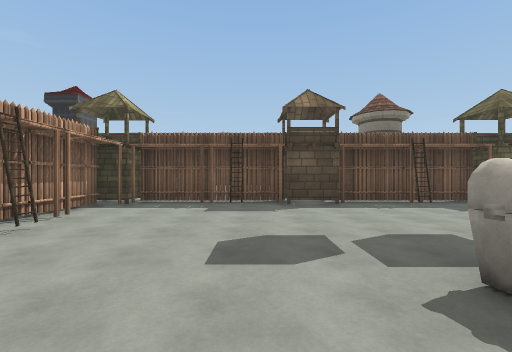
view 1 (above)

20 first-person views from a walk through a scene from a Unity 3-D project. The camera is 1.5 m above the floor, looks level and sees 90° across. Doors are open. The floor is counted in squares, 2 m on a side. Each view is taken from the middle of a square. On the plan, view 1 faces up. The plan holds only what a view shows up to about 9 squares ahead; the rest is blank. The place goes on beyond the plan. The player is left out. Some surface patterns are stand-ins.

view 2
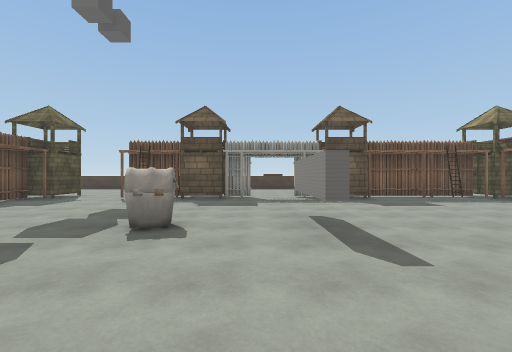

view 3
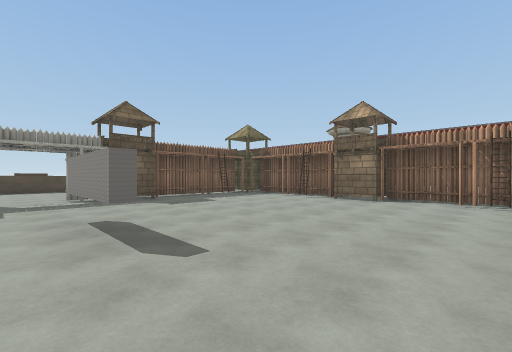

view 4
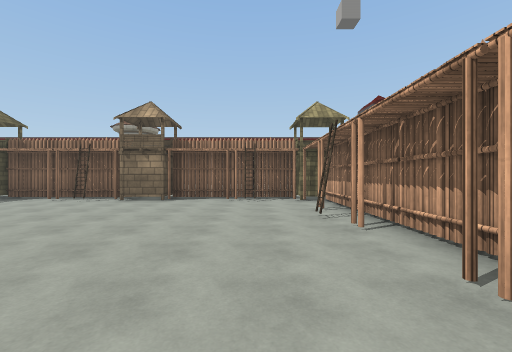

view 5
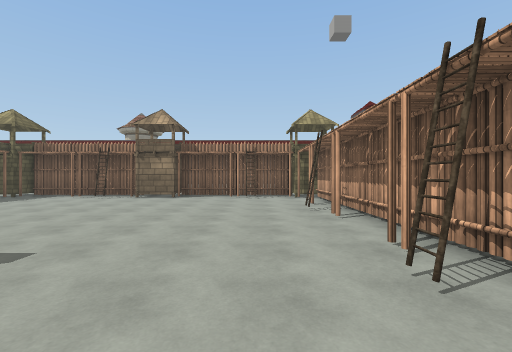

view 6
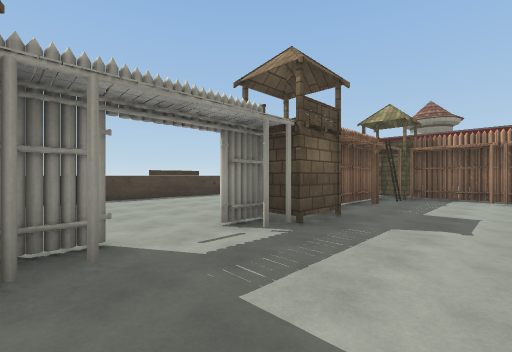

view 7
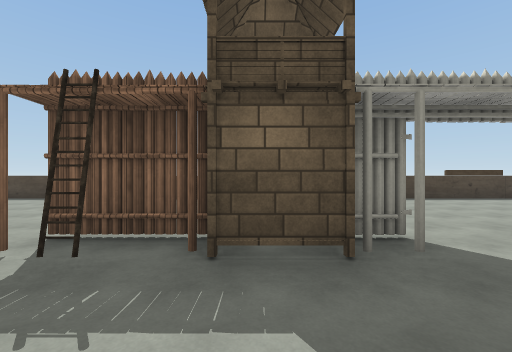

view 8
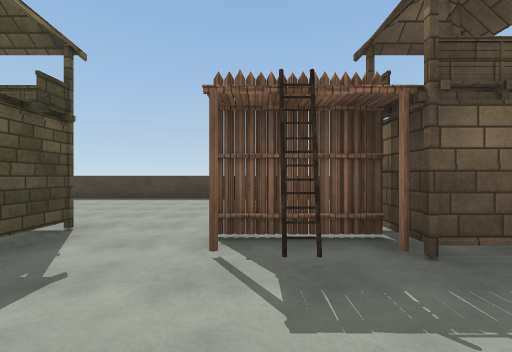

view 9
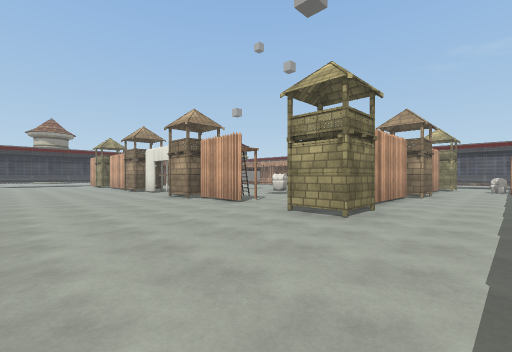

view 10
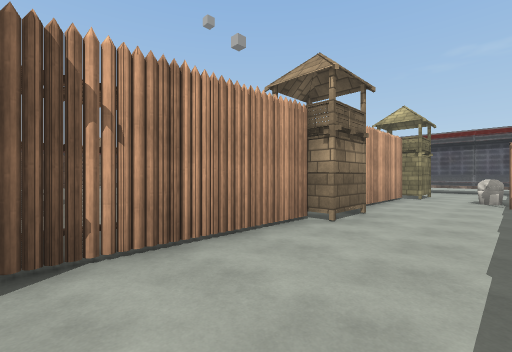

view 11
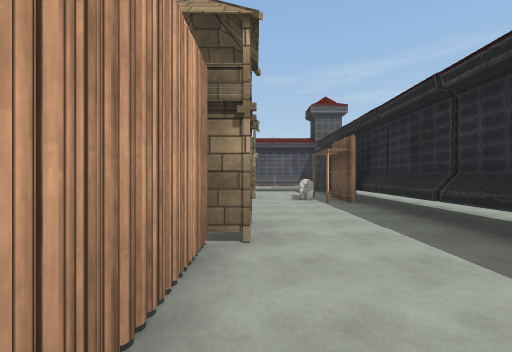

view 12
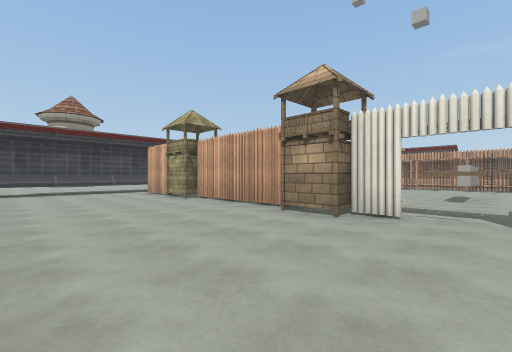

view 13
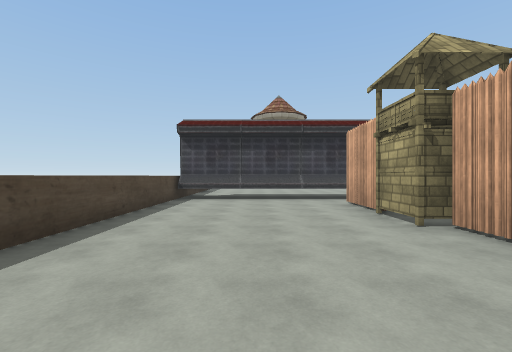

view 14
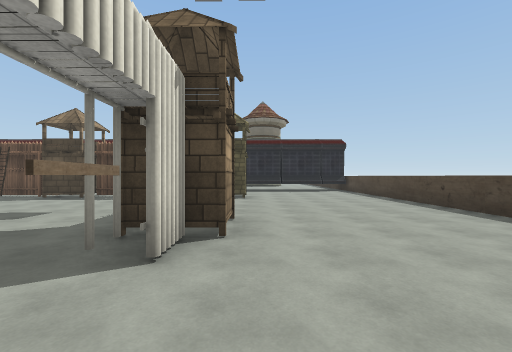

view 15
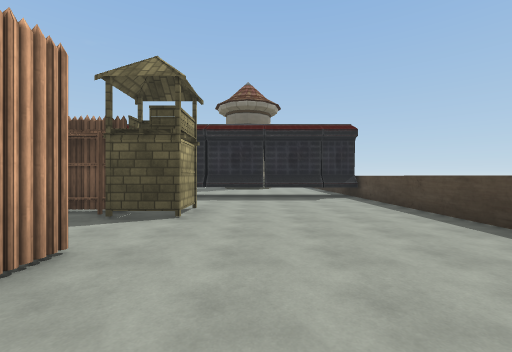

view 16
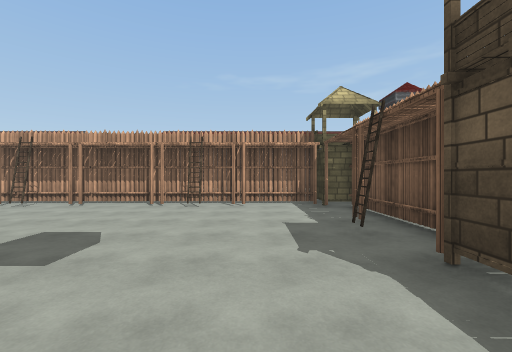

view 17
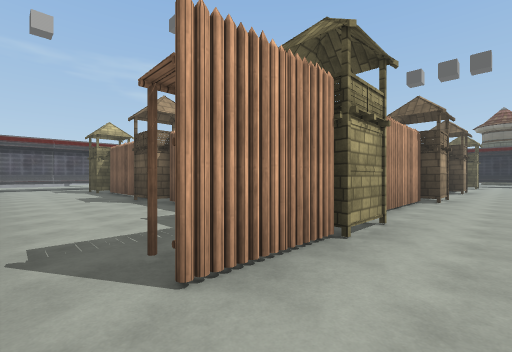

view 18
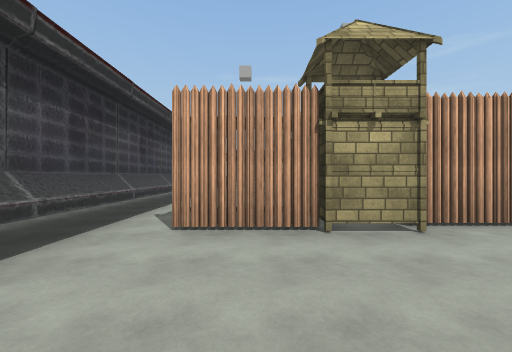

view 19
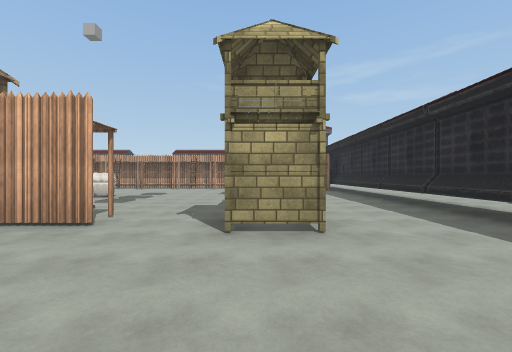

view 20
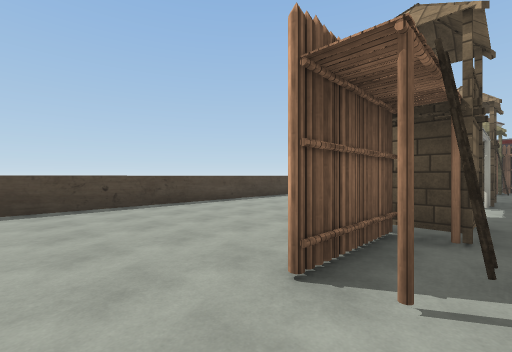

### Floor plan
Key: @ floor where view 1 was taken; # wall or solid block; . floor; D open door; ^ raised ledge; T tower; L ladder; C locker; O other object.
Columns run from 5 left of view 1 to 13 right of it. Each row starts with its distance up from view 1.
 11  #################^
 10 .#O#..............^
  9 ..O...............^
  8 TT....TT....T.....^
  7 TT####TT###TT.....^
  6  #..L....L........^
  5  ##...............^
  4  #L........L#.....^
  3  #L........##.....^
  2  # ....O....T.....^
  1  # ........##.....^
  0  # ..@.....#D.....^
 -1  #L...###...C.....^
 -2  ##.........T.....^
 -3  #................^
 -4  #..........#.....^
 -5  #L.........#.....^
 -6  #.........L#.....^
 -7  #..........#.....^
 -8 TT#L#.TTL#.TT.....^
 -9 TT####TT####T.....^
-10     .......##.....^
-11     ........#.....^
-12         ######....^
-13             ######^

Positions as (right, up) in squares from view 1, and headings:
1: (0, 0), facing up
2: (-2, 0), facing right
3: (-2, 0), facing down-right
4: (-2, 0), facing down
5: (-2, 1), facing down
6: (4, 1), facing down-right
7: (4, 2), facing right
8: (4, 4), facing right
9: (12, 10), facing down-left
10: (6, 10), facing down-left
11: (5, 8), facing left
12: (12, 0), facing down-left
13: (10, -4), facing down
14: (8, -2), facing up
15: (9, 2), facing up
16: (3, 5), facing left
17: (9, -12), facing up-left
18: (11, -10), facing left
19: (11, 7), facing left
20: (6, 6), facing down-right
